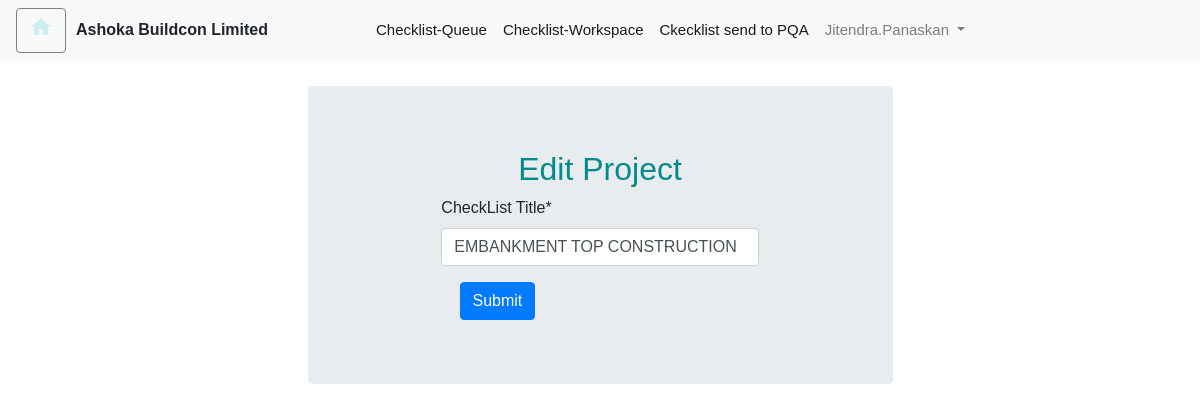
The app's page /edit_checklistname/1/ (signed in) with its own data.
### checkapp/models.py (models this page shows, shortened)
class CustomUser(AbstractUser):
     User_ID = models.AutoField(primary_key=True)
     username = models.CharField(max_length=100,unique=True)
     is_SiteEngineer = models.BooleanField(default=False)
     is_DHEQA = models.BooleanField(default=False)
     is_ProjectQA = models.BooleanField(default=False)
     is_ProjectHead = models.BooleanField(default=False)

class CheckList_Header(models.Model):
    CheckList_ID = models.AutoField(primary_key=True)
    CheckList_Title = models.CharField(max_length=100)

### checkapp/administration.py (the view)
# urls.py: path('edit_checklistname/<int:pk>/', administration.edit_CheckList_Header, name='edit_checklistname'),
def edit_CheckList_Header(request,pk):
     if request.method == 'POST':
        checklist = CheckList_Header.objects.get(CheckList_ID=pk)
        editchecklist_headerform = CheckList_HeaderForm(request.POST, instance=checklist)
        if editchecklist_headerform.is_valid():
            editchecklist_headerform.save()
            History.objects.create(Doc_ID=f"{checklist} edited ",Comment=f"{request.user} edited {checklist} ")
            return redirect('Add_CheckList_Header')
     else:
        checklist = CheckList_Header.objects.get(CheckList_ID=pk)
        editchecklist_headerform = CheckList_HeaderForm(instance=checklist)
     return render(request, 'checkapp/editchecklist_NameForm.html', {'editchecklist_headerform': editchecklist_headerform, 'checklist': checklist,'isActive': True,'page_title': 'Ashoka Buildcon Limited',
                'customer_name' : 'Ashoka Buildcon Limited'})

### checkapp/forms.py
class CheckList_HeaderForm(forms.ModelForm):
    class Meta:
        model = CheckList_Header
        fields = ['CheckList_Title']

### checkapp/templates/checkapp/editchecklist_NameForm.html (shortened to what this page needs)
{% extends "checkapp/base.html" %}
{% load crispy_forms_tags %}
{% block formcontent %}
<div class='h-25 w-50 jumbotron' style="margin-left: auto; margin-right:auto;margin-top:25px;">
  <div class="text-center"><h2 style="color:darkcyan;font-family: 'Lucida Sans', 'Lucida Sans Regular', 'Lucida Grande', 'Lucida Sans Unicode', Geneva, Verdana, sans-serif;">Edit Project</h2></div>
  <form method="POST">
        <div class="col-8 mx-auto">
            {{ editchecklist_headerform | crispy }}
        </div>
        <button type="submit" class="btn btn-primary" style="margin-left: 120px;">Submit</button>
    </form>
</div>
</div>
{% endblock %}

### checkapp/templates/checkapp/base.html (shortened to what this page needs)
{% load static %}
<!DOCTYPE html>
<html>
    <head>
        <link rel="stylesheet" href="https://maxcdn.bootstrapcdn.com/bootstrap/4.5.2/css/bootstrap.min.css">
    </head>
    <body>
        {% if isActive %}
        <nav class="navbar navbar-expand-md navbar-light bg-light">
            <div class="float-right" id="usercmds">
                <a class="btn glyphicon glyphicon-home" href="/home" title="Home">
                <i class="material-icons">home</i> </a>
            </div>
            <span style="margin-left:10px;margin-right:100px;" class="companyname"><b>{{ customer_name }}</b></span>
            <div class="collapse navbar-collapse" id="collapse_target">
                <ul class="navbar-nav">
     {% if request.user.is_DHEQA %}
     <ul class="navbar-nav">
        <li class="nav-item active">
            <a class="nav-link" href="{% url 'DHEQA_checklist_Queue' %}">Checklist-Queue<span class="sr-only">(current)</span></a>
          </li>
        <li class="nav-item active">
            <a class="nav-link" href="{% url 'DHEQA_workspace' %}">Checklist-Workspace<span class="sr-only">(current)</span></a>
          </li>
          <li class="nav-item">
            <a class="nav-link active" aria-current="page" href="{% url 'all_checklist_sendTo_ProjectQA' %}">Ckecklist send to PQA</a>
          </li></ul>
     {% endif %}
                    <ul class="navbar-nav ml-auto">
                        <li class="nav-item dropdown">
                            <a class="nav-link dropdown-toggle" data-toggle="dropdown" dropdown_target="dropdown_target" href="#">
                                {{request.user.username}}
                            </a>
                        </li>
                    </ul>
            </div>
        </nav>
    <div class=" container-fluid">
        {% block formcontent %}
        {% endblock %}
        <br>
    {% else %}
    {% block content %}
    {% endblock %}
{% endif %}
    </body>
</html>

### checkapp/templates/checkapp/base.html (style rules this page uses)
input { font-size: medium!important; }
button { font-size: medium!important; }
label { font-size: medium!important; }
#usercmds a { border: thin gray solid; font-size: 15px; color: #cdeef1; float: right; }
.navbar-nav { font-size: 15px; }
body { font-family: Arial, sans-serif; font-size: 16px; }

### records on screen
CustomUser: user.username "Jitendra.Panaskan"
CheckList_Header: CheckList_Title "EMBANKMENT TOP CONSTRUCTION"

### other values on screen
{{ customer_name }} "Ashoka Buildcon Limited"
